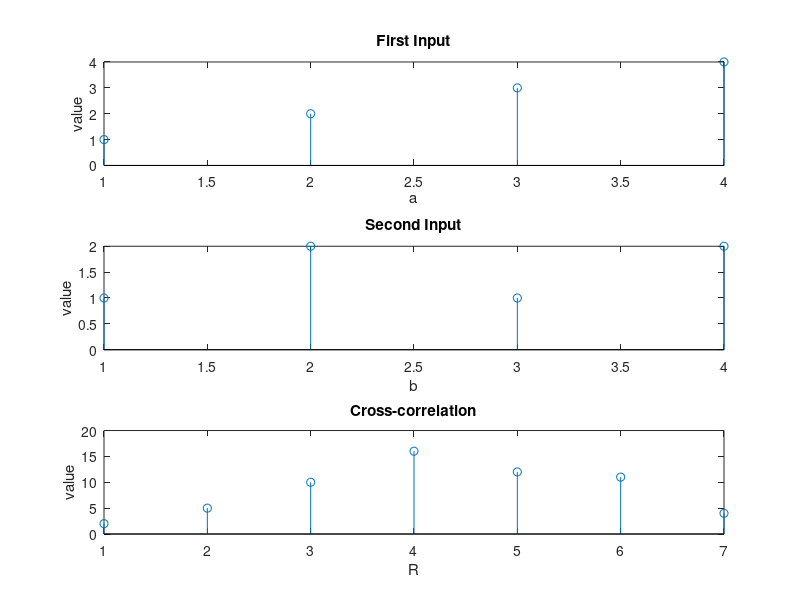

Here is the MATLAB script that generated this plot:
% Cross-correlation function

%x = input('Enter first signal: ');
x = [1 2 3 4];
%h = input('Eneter second signal: ');
h = [1 2 1 2];

subplot(3, 1, 1);
stem(x);
xlabel('a');
ylabel('value');
title("First Input");

subplot(3, 1, 2);
stem(h);
xlabel('b');
ylabel('value');
title("Second Input");

r = xcorr(x, h);
subplot(3, 1, 3);
stem(r);
xlabel('R');
ylabel('value');
title("Cross-correlation");
